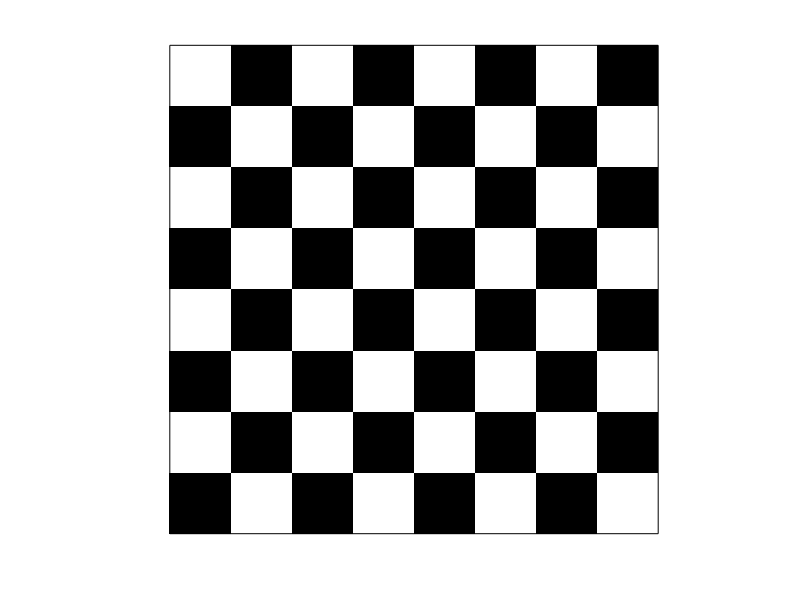

This figure's MATLAB source:
clc, clear all, close all

img = 255*ones(200, 200, 'uint8');

img(1:100, 101:200, :) = zeros(100, 100, 'uint8');

img(101:200, 1:100, :) = img(1:100, 101:200, :);

im = repmat(img, 4);

imshow(im);

rectangle('position', [1 1 799 799])